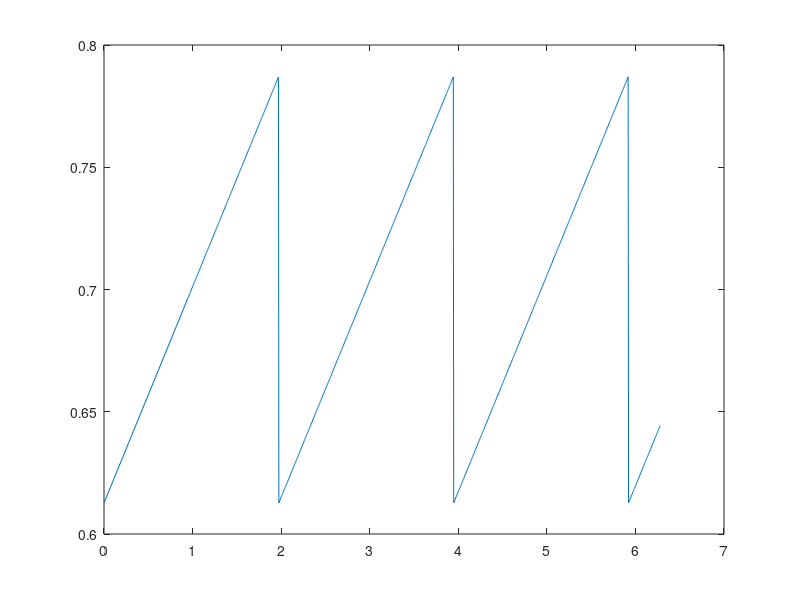
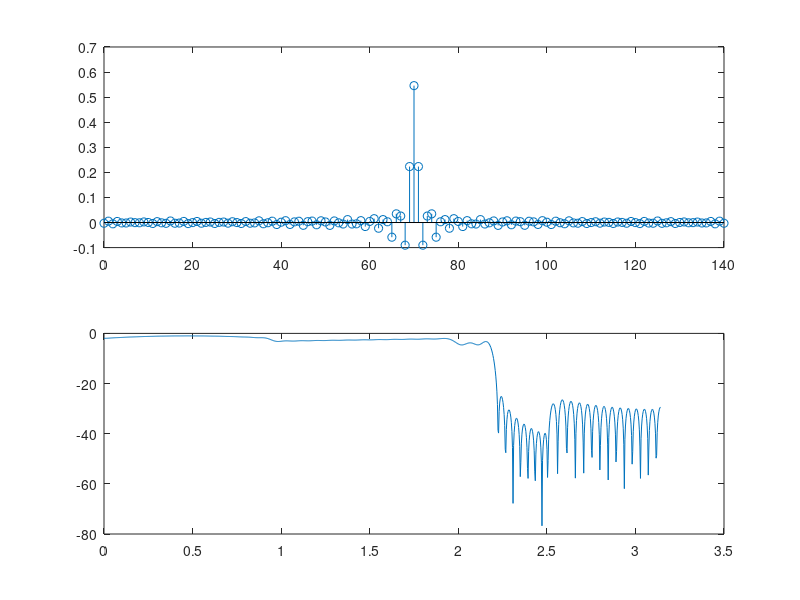
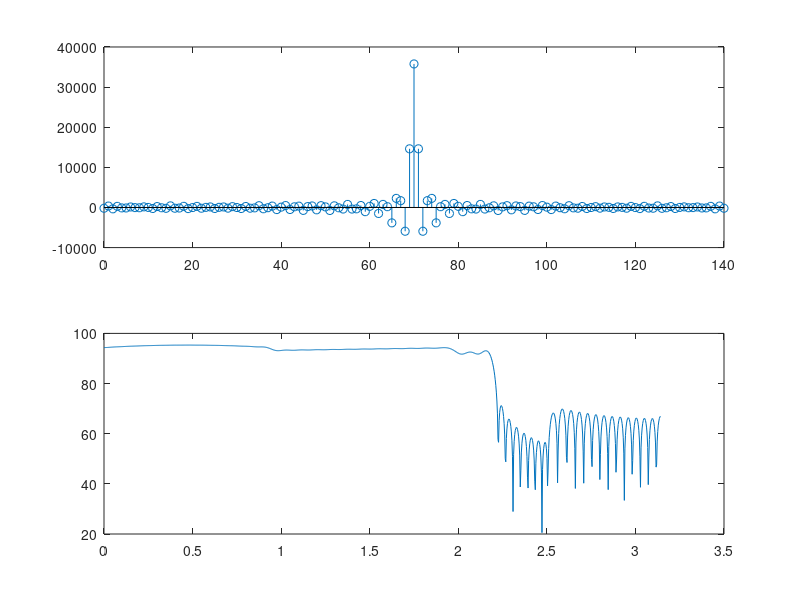

Reproduce these figures in MATLAB, in order. (Note: this script raises an error after producing the figures.)
%% DSP Homework 7 Matlab Code
T = 1/20000;
Omegap = 2*pi*7000*T;    Omegas = 2*pi*8000*T; 
Lh = 141; 
K = 10*Lh; 
k = (0:K-1);
Omegak = k*2*pi/K;

OmegaPC = 2*pi*1500*T;   OmegaPR = 2*pi*3000*T;
parablength = Omegak.*(Omegak>=0 & Omegak<=OmegaPR);
% OmegaPC = 2*pi*750*T;   OmegaPR = 2*pi*1500*T;
% parablength = Omegak.*(Omegak>=Omegap & Omegak<=OmegaPR);

sawPer = 1000*2*pi/20000;
xsawPer= Omegak.*(Omegak > OmegaPR);

sinfn = (.7943-.707)*sawtooth(1/sawPer*xsawPer) + .7;
% sinfn = ((xsinPer - OmegaPC).^2).*sawtooth(1/sinPer*xsinPer) + .7943;
plot(xsawPer, sinfn);


figure;
xsauce = [0 OmegaPC OmegaPR]; ysauce = [.7943 .8915 .7943]; psauce = polyfit(xsauce,ysauce,2);
xu=linspace(0,OmegaPR,10);
parabola = [polyval(psauce,parablength)];
plot(parablength, parabola)

Q = 50.0*(Omegak<=Omegas) + 1.0*(Omegak>=Omegap & Omegak < OmegaPR) + ...
    1.0*(Omegak>=OmegaPR & Omegak < 1.5) + 1*(Omegak>=1.5 & Omegak < pi);
Q(fix(K/2)+2:end) = Q(round(K/2):-1:2);

Hd = (0.*(Omegak>Omegap) + parabola.*(Omegak>=0 & Omegak<=OmegaPR) ...
     + sinfn.*(Omegak >= OmegaPR & Omegak <= Omegap)).*exp(-1j*k*pi*(Lh-1)/K);
Hd(fix(K/2)+2:end) = conj(Hd(round(K/2):-1:2));
l = (0:Lh-1)'; a = exp(1j*l*Omegak)*Q.'/K; b = exp(1j*l*Omegak)*(Hd.*Q/K).';
a = real(a); b = real(b);
A = toeplitz(a); h = (A\b);
n = (0:Lh-1)'; 
subplot(211); 
stem(n,h);
Omega = linspace(0,pi,1001); 
H = polyval(h,exp(1j*Omega)).*exp(-1j*(Lh-1)*Omega);
subplot(212); 
plot(Omega,20*log10(abs(H)))
deltap = 2*max(abs(abs(H(Omega>=Omegap))-1))
deltas = max(abs(H(Omega<=Omegas)))

figure;
plot(Q);

Morder = length(h);
[hMax,hMaxIndex] = max(h)
% scale = abs((2^(16-1)-50)/h(hMaxIndex-1))
scale = abs((2^15)/(abs(sum(h))));                                      %Q notation
scale = 2.^nextpow2(scale)
hInt = floor(h*(scale));

subplot(211); 
stem(n,hInt);
Omega = linspace(0,pi,1001); 
H = polyval(hInt,exp(1j*Omega)).*exp(-1j*(Lh-1)*Omega);
subplot(212); 
plot(Omega,20*log10(abs(H)))
deltap = 2*max(abs(abs(H(Omega>=Omegap))-1))
deltas = max(abs(H(Omega<=Omegas)))

        fid = fopen('K22_Project_Framework/coef.h','w');
        fprintf(fid,'#define Korder %i \n',uint8(Morder));
        fprintf(fid,'int h[Korder] = { \n');
        for Korder = 1:Morder-1
            fprintf(fid,'%i,\n', hInt(Korder));
        end
        fprintf(fid,'%i }; \n', hInt(Korder));
        fclose(fid);

save('bpg.mat','hInt');
